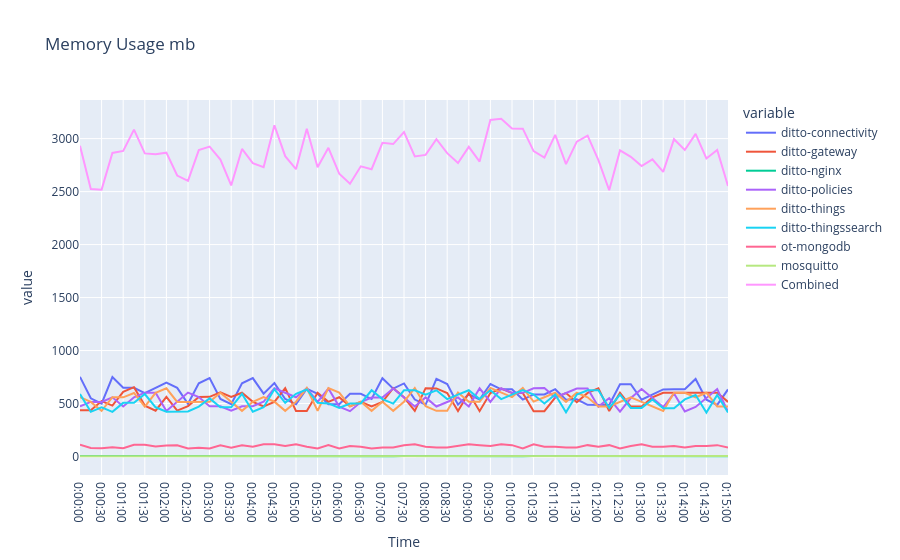

Write notebook code for a chart like this one.
### Code cell
# Plot using plotly
fig = px.line(arm_mem, x=arm_mem.index, y=arm_mem.keys(), title='Memory Usage mb')
fig.show()
